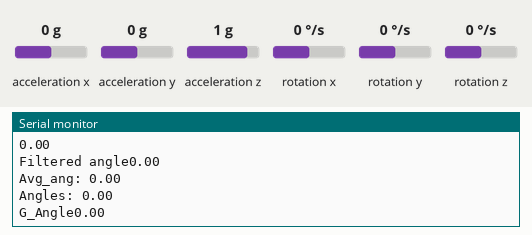
Simulated run of this sketch. Board: Arduino Uno, built with avr-gcc and run on an emulated ATmega328P. Shown: the last lines printed to the serial monitor. The test bench sets the inputs (shaded band); at power-on: acceleration z 1 g, acceleration x 0 g, acceleration y 0 g, rotation y 0 °/s, rotation x 0 °/s, rotation z 0 °/s.

Above: at 3.2 s.
3.3 s: acceleration z set to 0 g
At 4.4 s:
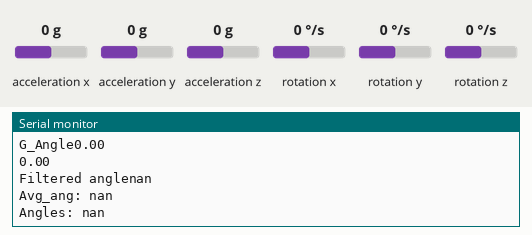
4.8 s: acceleration x set to -1.4 g
At 5.6 s:
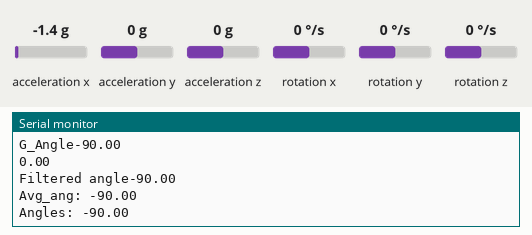
6.3 s: acceleration y set to -1.4 g
At 7.4 s:
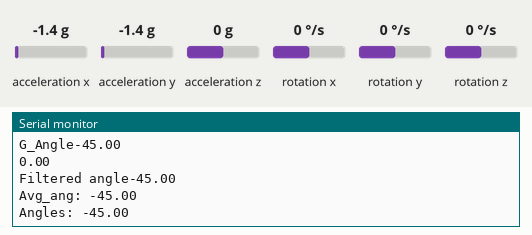
7.8 s: rotation y set to -192 °/s
At 8.9 s:
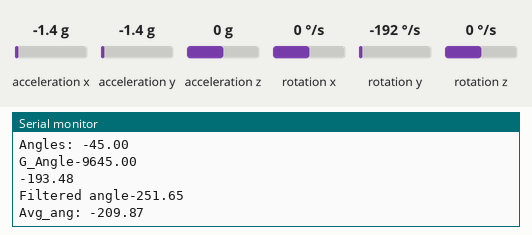
Timing chart, 0 to 10.3 s (numbered marks = the images above; inputs shaded):
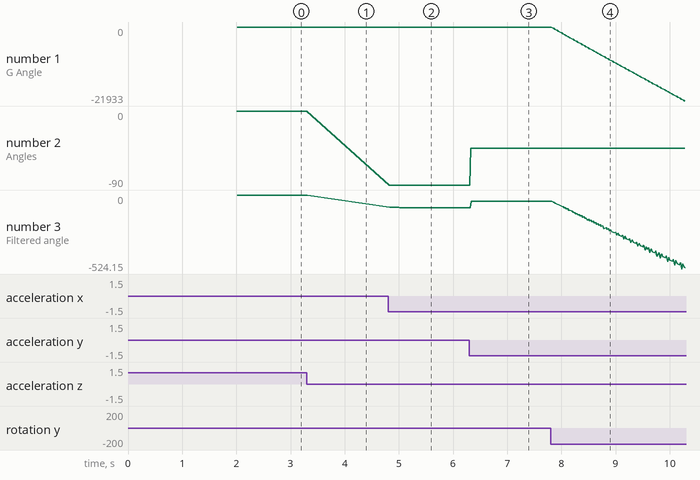

Measured:
- after the input at 3.3 s, the serial monitor: prints a new line at once (image 1)
- after the input at 4.8 s, the serial monitor: prints a new line at once (image 2)
- after the input at 6.3 s, the serial monitor: prints a new line at once (image 3)
- after the input at 7.8 s, the serial monitor: prints a new line at once (image 4)
- plotted number 1: 0 → -90 after the input at 4.8 s, -90 → -45 after the input at 6.3 s, -45 → -21933 after the input at 7.8 s
- plotted number 2: 0 → -90 after the input at 4.8 s, -90 → -45 after the input at 6.3 s
- plotted number 3: 0 → -90 after the input at 4.8 s, -90 → -45 after the input at 6.3 s, -45 → -516.17 after the input at 7.8 s

The sketch:

correct_angle_final.ino
```cpp
#include "I2Cdev.h"
#include "MPU6050.h"
#if I2CDEV_IMPLEMENTATION == I2CDEV_ARDUINO_WIRE
    #include "Wire.h"
#endif

MPU6050 accelgyro;

int16_t ax, ay, az;
int16_t gx, gy, gz;

float current_time, previous_time, dt;
double filter_angle;
float time_const = 1000;
double arx, ary, arz;
double grx, gry, grz;
double x;
double prev_ang[10];
float avg_ang;

void setup() {
    #if I2CDEV_IMPLEMENTATION == I2CDEV_ARDUINO_WIRE
        Wire.begin();
    #elif I2CDEV_IMPLEMENTATION == I2CDEV_BUILTIN_FASTWIRE
        Fastwire::setup(400, true);
    #endif

    Serial.begin(38400);
    accelgyro.initialize();

    accelgyro.setXGyroOffset(20);
    accelgyro.setYGyroOffset(-28);
    accelgyro.setZGyroOffset(7);
    accelgyro.setXAccelOffset(-84);
    accelgyro.setYAccelOffset(2704);
    accelgyro.setZAccelOffset(1528);

    previous_time = millis();
    delay(2000);
    accelgyro.getMotion6(&ax, &ay, &az, &gx, &gy, &gz);
    grx = (180/3.141592) * atan(ax / sqrt(square(ay) + square(az)));

    prev_ang[9] = prev_ang[8] = prev_ang[7] = prev_ang[6] = prev_ang[5]
    = prev_ang[4] = prev_ang[3] = prev_ang[2] = prev_ang[1] = prev_ang[0] = grx;
    avg_ang = grx;
}

void loop() {
    accelgyro.getMotion6(&ax, &ay, &az, &gx, &gy, &gz);

    arx = (180/3.141592) * atan(ax / sqrt(square(ay) + square(az)));
    grx += gy/131.0;         //why the literal 131?

    Serial.print("Angles: ");
    Serial.println(arx);
    Serial.print("G_Angle");
    Serial.println(grx);
    Serial.println(gy/130.0);

    Serial.print("Filtered angle");

    current_time = millis();
    dt = current_time - previous_time;
    previous_time = current_time;
    x = time_const/(time_const + dt);

    filter_angle = (1-x)*(grx) + (x)*arx;
    Serial.println(filter_angle);

    //changing the average...
    avg_ang += (prev_ang[0]/10.0 - prev_ang[9]/10.0);
    Serial.print("Avg_ang: "); Serial.println(avg_ang);

    for(int i = 0; i<9; i++)
    {
      prev_ang[9-i] = prev_ang[8-i];
    }

    prev_ang[0] = filter_angle;

    //now to take reading by accelerometer if the reading stays relativey stable...
    if(abs(prev_ang[0] - prev_ang[9])<1)
    {
      for(int i = 0; i<10; i++)
      {
        prev_ang[i] = arx;
      }
      grx = arx;
      avg_ang = arx;
    }

    //delay(5);
}
```
